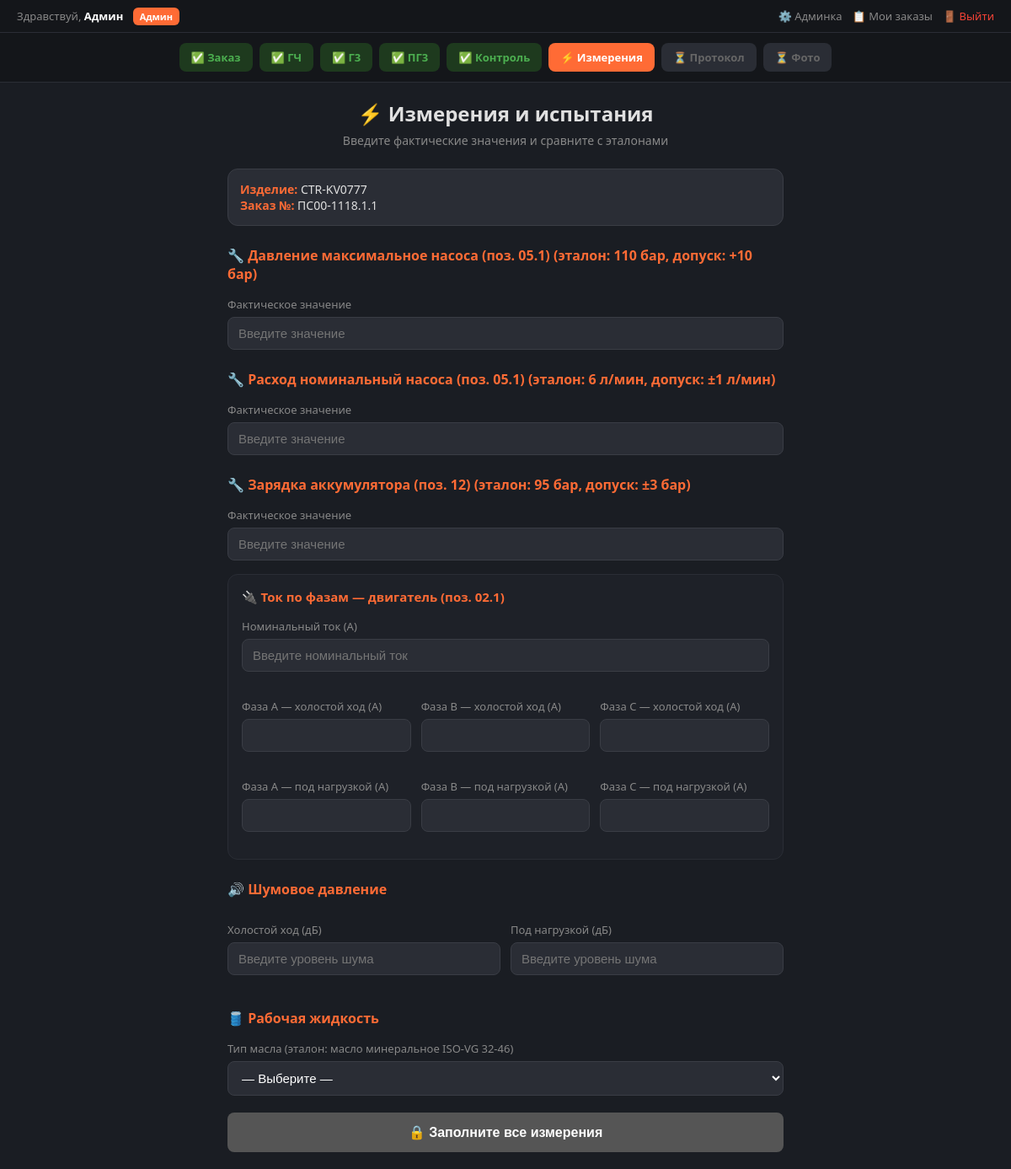
The page /measurements?order_id=2 (signed in) on the database its author committed.
### tables this page shows
CREATE TABLE users (
            id INTEGER PRIMARY KEY AUTOINCREMENT,
            login TEXT UNIQUE NOT NULL,
            password_hash TEXT NOT NULL,
            first_name TEXT DEFAULT '',
            last_name TEXT DEFAULT '',
            middle_name TEXT DEFAULT '',
            position TEXT DEFAULT '',
            role TEXT DEFAULT 'tester',
            created_at TIMESTAMP DEFAULT CURRENT_TIMESTAMP
        );

CREATE TABLE orders (
            id INTEGER PRIMARY KEY AUTOINCREMENT,
            order_number TEXT NOT NULL,
            product_name TEXT DEFAULT '',
            department TEXT DEFAULT '',
            user_id INTEGER,
            created_at TIMESTAMP DEFAULT CURRENT_TIMESTAMP,
            FOREIGN KEY (user_id) REFERENCES users(id)
        );

### app/routes.py (the view)
@router.get("/measurements")
def measurements_page(request: Request):
    user = get_current_user(request)
    if not user:
        return RedirectResponse("/login", status_code=303)
    order_id = request.query_params.get("order_id", None)
    order_data = None
    g3_data = None
    completed_steps = []
    current_step = "measurements"
    if order_id:
        conn = get_db()
        cursor = conn.cursor()
        cursor.execute("SELECT * FROM orders WHERE id = ?", (int(order_id),))
        row = cursor.fetchone()
        order_data = dict(row) if row else None
        cursor.execute(
            "SELECT * FROM g3_data WHERE order_id = ?", (int(order_id),))
        row = cursor.fetchone()
        g3_data = dict(row) if row else None
        conn.close()
        progress = get_order_progress(int(order_id))
        completed_steps = progress["completed_steps"]
        current_step = progress["current_step"]
    import json
    return templates.TemplateResponse("measurements.html", {
        "request": request,
        "current_step": current_step,
        "completed_steps": completed_steps,
        "order_id": order_id,
        "order": order_data,
        "g3_params": json.loads(g3_data.get("params", "[]")) if g3_data else [],
        "user": user,
    })

### app/templates/measurements.html (shortened to what this page needs)
{% extends "base.html" %}
{% block content %}
<div class="page-container">
    <div class="page-header">
        <h1>⚡ Измерения и испытания</h1>
        <p>Введите фактические значения и сравните с эталонами</p>
    </div>
    <div class="info-row">
        <div><span>Изделие:</span> {{ order.product_name if order else '—' }}</div>
        <div><span>Заказ №:</span> {{ order.order_number if order else '—' }}</div>
    </div>
    {% if g3_params %}
        {% for p in g3_params if p.type == "pump_pressure" %}
        <div class="section-title">🔧 {{ p.name }}{% if p.position %} (поз. {{ p.position }}){% endif %} (эталон: {{ p.value }} {{ p.unit }}{% if p.tolerance %}, допуск: {{ p.tolerance }}{% endif %})</div>
        <div class="form-group">
            <label>Фактическое значение</label>
            <input type="text" class="g3-input" data-etalon="{{ p.value }}"
                   data-name="{{ p.name }}" data-unit="{{ p.unit }}"
                   data-position="{{ p.position }}"
                   data-tolerance="{{ p.tolerance }}"
                   placeholder="Введите значение" oninput="checkValue(this)">
        </div>
        {% endfor %}
    {% endif %}
    {% if g3_params %}
        {% for p in g3_params if p.type == "pump_flow" %}
        <div class="section-title">🔧 {{ p.name }}{% if p.position %} (поз. {{ p.position }}){% endif %} (эталон: {{ p.value }} {{ p.unit }}{% if p.tolerance %}, допуск: {{ p.tolerance }}{% endif %})</div>
        <div class="form-group">
            <label>Фактическое значение</label>
            <input type="text" class="g3-input" data-etalon="{{ p.value }}"
                   data-name="{{ p.name }}" data-unit="{{ p.unit }}"
                   data-position="{{ p.position }}"
                   data-tolerance="{{ p.tolerance }}"
                   placeholder="Введите значение" oninput="checkValue(this)">
        </div>
        {% endfor %}
    {% endif %}
    {% if g3_params %}
        {% for p in g3_params if p.type == "accumulator_charge" %}
        <div class="section-title">🔧 {{ p.name }}{% if p.position %} (поз. {{ p.position }}){% endif %} (эталон: {{ p.value }} {{ p.unit }}{% if p.tolerance %}, допуск: {{ p.tolerance }}{% endif %})</div>
        <div class="form-group">
            <label>Фактическое значение</label>
            <input type="text" class="g3-input" data-etalon="{{ p.value }}"
                   data-name="{{ p.name }}" data-unit="{{ p.unit }}"
                   data-position="{{ p.position }}"
                   data-tolerance="{{ p.tolerance }}"
                   placeholder="Введите значение" oninput="checkValue(this)">
        </div>
        {% endfor %}
    {% endif %}
    {% set motor_positions = [] %}
    {% for p in g3_params if p.type == "motor_power" %}
        {% if p.position and p.position not in motor_positions %}
            {% set _ = motor_positions.append(p.position) %}
        {% endif %}
    {% endfor %}
    {% if not motor_positions %}
        {% set _ = motor_positions.append("") %}
    {% endif %}
    {% for motor_pos in motor_positions %}
    <div class="motor-block">
        <div class="motor-header">
            🔌 Ток по фазам{% if motor_pos %} — двигатель (поз. {{ motor_pos }}){% endif %}
        </div>
        <div class="form-group">
            <label>Номинальный ток (А)</label>
            <input type="text" class="nominal-current" data-position="{{ motor_pos }}"
                   placeholder="Введите номинальный ток" oninput="onNominalChange(this)">
        </div>
        <div class="form-row">
            <div class="form-group">
                <label>Фаза A — холостой ход (А)</label>
                <input type="text" class="current-input" data-phase="A" data-mode="idle" data-position="{{ motor_pos }}" oninput="checkCurrent(this)">
            </div>
            <div class="form-group">
                <label>Фаза B — холостой ход (А)</label>
                <input type="text" class="current-input" data-phase="B" data-mode="idle" data-position="{{ motor_pos }}" oninput="checkCurrent(this)">
            </div>
            <div class="form-group">
                <label>Фаза C — холостой ход (А)</label>
                <input type="text" class="current-input" data-phase="C" data-mode="idle" data-position="{{ motor_pos }}" oninput="checkCurrent(this)">
            </div>
        </div>
        <div class="form-row">
            <div class="form-group">
                <label>Фаза A — под нагрузкой (А)</label>
                <input type="text" class="current-input" data-phase="A" data-mode="load" data-position="{{ motor_pos }}" oninput="checkCurrent(this)">
            </div>
            <div class="form-group">
                <label>Фаза B — под нагрузкой (А)</label>
                <input type="text" class="current-input" data-phase="B" data-mode="load" data-position="{{ motor_pos }}" oninput="checkCurrent(this)">
            </div>
            <div class="form-group">
                <label>Фаза C — под нагрузкой (А)</label>
                <input type="text" class="current-input" data-phase="C" data-mode="load" data-position="{{ motor_pos }}" oninput="checkCurrent(this)">
            </div>
        </div>
    </div>
    {% endfor %}
    <div class="section-title">🔊 Шумовое давление</div>
    <div class="form-row">
        <div class="form-group">
            <label>Холостой ход (дБ)</label>
            <input type="text" id="noiseIdle" placeholder="Введите уровень шума" oninput="autoSave()">
        </div>
        <div class="form-group">
            <label>Под нагрузкой (дБ)</label>
            <input type="text" id="noiseLoad" placeholder="Введите уровень шума" oninput="autoSave()">
        </div>
    </div>
    <div class="section-title">🛢️ Рабочая жидкость</div>
    {% if g3_params %}
        {% for p in g3_params if p.type == "fluid" %}
        <div class="form-group">
            <label>Тип масла (эталон: {{ p.value }})</label>
            <select id="fluidSelect" data-etalon="{{ p.value }}" onchange="checkFluid(this)">
                <option value="">— Выберите —</option>
            </select>
        </div>
        {% endfor %}
    {% endif %}
    <button class="btn-next" id="btnNext" onclick="finishTests()">✅ Завершить испытания</button>
</div>
{% endblock %}

### app/templates/base.html (shortened to what this page needs)
<!DOCTYPE html>
<html lang="ru">
<head>
    <link rel="stylesheet" href="/static/css/style.css">
</head>
<body>
    {% if user %}
    <div class="top-bar">
        <div class="user-info">
            Здравствуй, <strong>{{ user.first_name or user.login }}</strong>
            {% if user.role == 'admin' %}
            <span class="role-badge role-admin">Админ</span>
            {% else %}
            <span class="role-badge role-tester">Испытатель</span>
            {% endif %}
        </div>
        <div class="nav-links">
            {% if user.role == 'admin' %}
            <a href="/admin">⚙️ Админка</a>
            {% endif %}
            <a href="/dashboard">📋 Мои заказы</a>
            <a href="/logout" style="color:#f44336;">🚪 Выйти</a>
        </div>
    </div>
    {% endif %}
    {% set step_order = ["order", "gch", "g3", "pg3", "visual", "measurements", "protocol", "photo"] %}
    {% set step_names = {
        "order": "📷 Заказ",
        "gch": "📐 ГЧ",
        "g3": "🔧 Г3",
        "pg3": "📋 ПГ3",
        "visual": "🔍 Контроль",
        "measurements": "⚡ Измерения",
        "photo": "📸 Фото",
        "protocol": "📄 Протокол"
    } %}
    {% set step_urls = {
        "order": "/",
        "gch": "/check-gch",
        "g3": "/check-g3",
        "pg3": "/check-pg3",
        "visual": "/visual-check",
        "measurements": "/measurements",
        "photo": "/photo",
        "protocol": "/protocol"
    } %}
    {% if current_step %}
    <div class="progress-bar">
        {% for key in step_order %}
            {% if key == current_step %}
                <a href="{{ step_urls[key] }}{% if order_id %}?order_id={{ order_id }}{% endif %}"
                class="progress-step active">
                    {{ step_names[key] }}
                </a>
            {% elif key in completed_steps %}
                <a href="{{ step_urls[key] }}{% if order_id %}?order_id={{ order_id }}{% endif %}"
                class="progress-step done">
                    ✅ {{ step_names[key].split(' ', 1)[1] }}
                </a>
            {% else %}
                <span class="progress-step future">⏳ {{ step_names[key].split(' ', 1)[1] }}</span>
            {% endif %}
        {% endfor %}
    </div>
    {% endif %}
    {% block content %}{% endblock %}
</body>
</html>

### app/static/css/style.css (style rules this page uses)
* { margin: 0; padding: 0; box-sizing: border-box; }
body { font-family: 'Segoe UI', 'Arial', sans-serif; background: #1a1d23; color: #e0e0e0; min-height: 100vh; }
input[type="text"], input[type="password"] { width: 100%; padding: 12px 14px; background: #2a2d35; border: 1px solid #3a3d45; border-radius: 8px; color: #fff; font-size: 15px; transition: border 0.2s; }
label { display: block; font-size: 13px; color: #aaa; margin-bottom: 6px; margin-top: 16px; }

### app/templates/base.html (style rules this page uses)
* { margin: 0; padding: 0; box-sizing: border-box; }
body { font-family: 'Segoe UI', 'Arial', sans-serif; background: #1a1d23; color: #e0e0e0; min-height: 100vh; }
.page-container { width: 100%; max-width: 700px; margin: 0 auto; padding: 20px; }
.page-header { text-align: center; margin-bottom: 24px; }
.page-header h1 { font-size: 24px; margin-bottom: 6px; }
.page-header p { color: #888; font-size: 14px; }
.info-row { background: #2a2d35; border: 1px solid #3a3d45; border-radius: 12px; padding: 14px; margin-bottom: 20px; font-size: 14px; }
.info-row span { font-weight: 600; color: #ff6b35; }
.section-title { font-size: 16px; font-weight: 600; margin: 24px 0 12px; color: #ff6b35; }
.btn-next { display: block; width: 100%; padding: 14px; margin-top: 20px; background: #4caf50; color: #fff; border: none; border-radius: 8px; font-size: 16px; font-weight: 600; cursor: pointer; }
.progress-bar { background: #14161a; padding: 12px 20px; display: flex; justify-content: center; gap: 8px; flex-wrap: wrap; border-bottom: 1px solid #2a2d35; }
.progress-step { padding: 8px 14px; border-radius: 8px; font-size: 13px; font-weight: 600; text-decoration: none; cursor: pointer; transition: all 0.2s; }
.progress-step.active { background: #ff6b35; color: #fff; }
.progress-step.done { background: #1e3a1e; color: #4caf50; }
.progress-step.future { background: #2a2d35; color: #666; cursor: not-allowed; }
.top-bar { background: #14161a; padding: 10px 20px; display: flex; justify-content: space-between; align-items: center; border-bottom: 1px solid #2a2d35; }
.top-bar .user-info { font-size: 13px; color: #888; }
.top-bar .user-info strong { color: #fff; }
.top-bar .nav-links { display: flex; gap: 12px; }
.top-bar .nav-links a { color: #888; text-decoration: none; font-size: 13px; }
.role-badge { padding: 3px 8px; border-radius: 6px; font-size: 11px; margin-left: 8px; font-weight: 600; }
.role-admin { background: #ff6b35; color: #fff; }

### app/templates/measurements.html (style rules this page uses)
.section-title { font-size: 16px; font-weight: 600; margin: 24px 0 12px; color: #ff6b35; }
.form-group { margin-bottom: 16px; }
.form-group label { display: block; font-size: 13px; color: #888; margin-bottom: 6px; }
.form-group input { width: 100%; padding: 10px 12px; background: #2a2d35; border: 1px solid #3a3d45; border-radius: 8px; color: #fff; font-size: 15px; }
.form-group select { width: 100%; padding: 10px 12px; background: #2a2d35; border: 1px solid #3a3d45; border-radius: 8px; color: #fff; font-size: 15px; }
.form-row { display: flex; gap: 12px; }
.form-row .form-group { flex: 1; }
.motor-block { background: #1e2128; border: 1px solid #2a2d35; border-radius: 12px; padding: 16px; margin-bottom: 16px; }
.motor-header { font-size: 15px; font-weight: 600; color: #ff6b35; margin-bottom: 12px; }

### rows shown on the page
users: first_name "Админ"
orders: product_name "CTR-KV0777", order_number "ПС00-1118.1.1"

### other values the page prints
{{ step_names[key].split(' ', 1)[1] }} "Заказ" "ГЧ" "Г3" "ПГ3" "Контроль"
{{ step_names[key] }} "⚡ Измерения"
{{ step_names[key].split(' ', 1)[1] }} "Протокол" "Фото"
{{ p.name }} "Давление максимальное насоса"
{{ p.position }} "05.1"
{{ p.value }} "110"
{{ p.unit }} "бар"
{{ p.tolerance }} "+10 бар"
{{ p.name }} "Расход номинальный насоса"
{{ p.value }} "6"
{{ p.unit }} "л/мин"
{{ p.tolerance }} "±1 л/мин"
{{ p.name }} "Зарядка аккумулятора"
{{ p.position }} "12"
{{ p.value }} "95"
